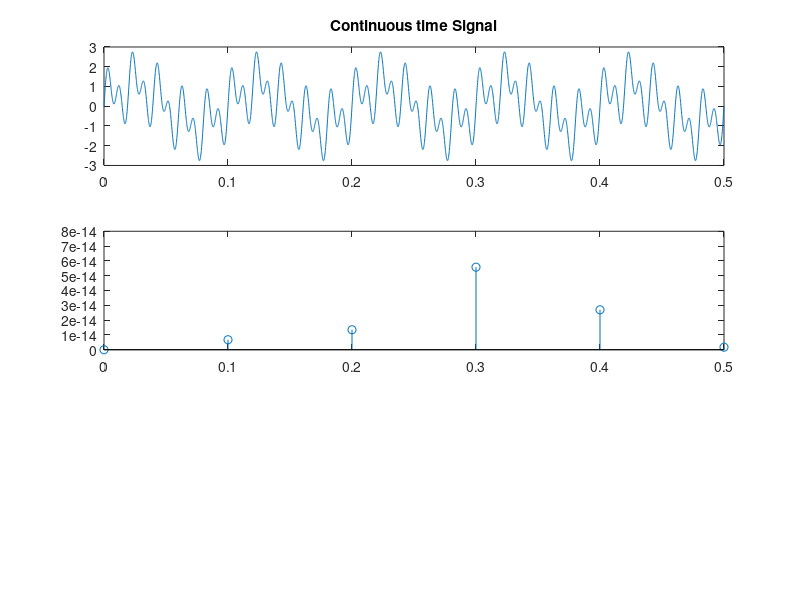

Write the MATLAB code that produced this figure. (Note: this script raises an error after producing the figure.)
%% Sampling and reconstruction of the signal -
%%y = sin(2*pi*10*t) + sin(2*pi*50*t) + sin(2*pi*100*t)

clear; clc; close all;

%% Sampling and Reconstruct using different sampling rates 

sample_rates = [10, 50, 100, 200];     % Sampling rates
fig_count = 0;

for i = sample_rates
    % Defining parameters
    Fs = i;              % sampling rate
    Ts = 1/Fs;           % sampling period
    
    % generating continous and sampled signals
    tc = 0: 1e-4 : 0.5;                 % continuous time axis
    cont_signal = sin(2*pi*10*tc) + sin(2*pi*50*tc) + sin(2*pi*100*tc);   % continuous signal
    
    td = 0: Ts : 0.5;                   % Descrete time axis
    sample_number = length(td);         % number of samples
    des_signal = sin(2*pi*10*td) + sin(2*pi*50*td) + sin(2*pi*100*td);    % Descreate signal
    
    % Reconstructing
    tr = 0: 1e-4 : 0.5;                        % time axis for reconstruction
    recon_signal = interp1(td, des_signal,tr); % reconstructed signals
    
    % plotting of continuous and sampled signal
    fig_count = fig_count + 1;
    figure(fig_count)
    % for continuous
    subplot(3,1,1);
    plot(tc, cont_signal)
    title("Continuous time Signal")
    
    % for sampled signal
    subplot(3,1,2)
    stem(td, des_signal)
    title("Sampled Signal for sample rate of " + Fs + "Hz")
    
    % for recoonstructed signal
    subplot(3,1,3);
    plot(tr, recon_signal);
    title("Reconstructed Signal from the sampled signal of " + Fs +"Hz")
end



